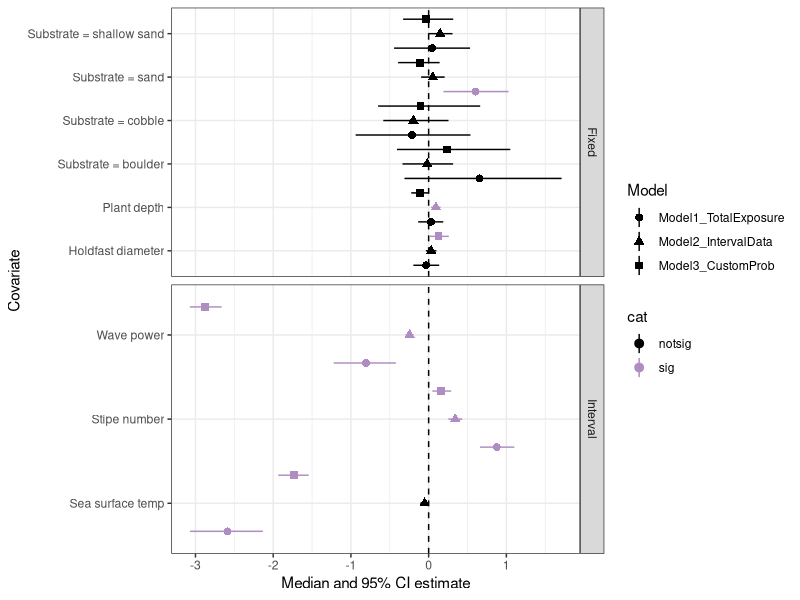

This chart was generated by the following R code:
# Model covariate results
# Ana Miller-ter Kuile
# April 10, 2023

# this script generates posterior plots for all four models
#I've run so far


# Load packages -----------------------------------------------------------


# Load packages, here and tidyverse for coding ease, 
package.list <- c("here", "tidyverse", 
                  "patchwork")


## Installing them if they aren't already on the computer
new.packages <- package.list[!(package.list %in% 
                                 installed.packages()[,"Package"])]
if(length(new.packages)) install.packages(new.packages)

## And loading them
for(i in package.list){library(i, character.only = T)}


# Load posteriors ---------------------------------------------------------

m1 <- read.csv(here("data_outputs",
                    "02_kelp",
                    "04_posterior_summaries",
                    "Model1_posteriors.csv"))

m2 <- read.csv(here("data_outputs",
                    "02_kelp",
                    "04_posterior_summaries",
                    "Model2_posteriors.csv"))

 m3 <- read.csv(here("data_outputs",
                     "02_kelp",
                     "04_posterior_summaries",
                     "Model3_posteriors.csv"))


# Merge data --------------------------------------------------------------

post <- bind_rows(m1, m2, m3)



# Plot --------------------------------------------------------------------

post <- post %>% 
  mutate(cat = case_when((X2.5. >0 & X50. > 0 & X97.5. > 0) ~ "sig",
                         (X2.5. < 0 & X50. < 0 & X97.5. < 0) ~ "sig",
                         TRUE ~ "notsig")) %>%
  mutate(group = case_when(parameter %in% c("Sea surface temp",
                                            "Wave power",
                                            "Stipe number") ~ "Interval",
                           parameter %in% c("Holdfast diameter",
                                            "Plant depth",
                                            "Substrate = boulder",
                                            "Substrate = cobble",
                                            "Substrate = sand",
                                            "Substrate = shallow sand") ~ "Fixed",
                           TRUE ~ NA_character_))

post %>%
  #filter(Model != "Model3_CustomProbCloglog") %>%
  ggplot() +
  geom_hline(yintercept = 0, linetype = 2) +
  geom_pointrange(aes(x = parameter, 
                      y= X50., 
                      ymin = X2.5.,
                      ymax = X97.5.,
                      shape = Model,
                      color = cat),
                  position = position_dodge2(width = 1)) +
  coord_flip() +
  scale_color_manual(values = c("black", "#af8dc3")) +
  facet_grid(group~., scales = "free") +
  theme_bw() +
  labs(y = "Median and 95% CI estimate",
       x = "Covariate")
